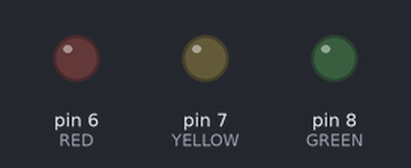
Simulated run of this sketch. Board: Arduino Uno, built with avr-gcc and run on an emulated ATmega328P. Shown: output pins drawn as LEDs (lit = HIGH). What the sketch prints to the serial monitor is not drawn.

Above: at 45.3 s.
Timing chart, 0 to 45.6 s (numbered marks = the images above):
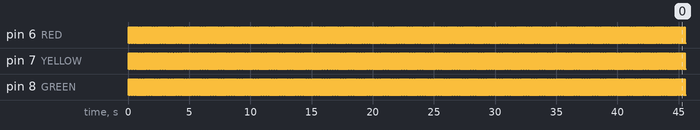

The sketch:

first_rtos.ino
```cpp
// (1) import freeRTOS
#include <Arduino_FreeRTOS.h>

#define RED 6
#define YELLOW 7
#define GREEN 8
// create task proflier
typedef int TaskProfiler;
TaskProfiler REDprofiler;
TaskProfiler YELLOWprofiler;
TaskProfiler GREENprofiler;

void setup() {
  Serial.begin(9600);
  // (2) Setup of our Tasks
  //xTaskCreate(taskFunctionName, taskFuction desc, stack size = 128, Task parameter if any, prio = 1, task handle);
  xTaskCreate(toggleRED, "Toggle RED LED", 128, NULL, 1, NULL);
  xTaskCreate(toggleYELLOW, "Toggle YELLOW LED", 128, NULL, 1, NULL);
  xTaskCreate(toggleGREEN, "Toggle GREEN LED", 128, NULL, 1, NULL);
}

// (3) Let's implement functions of our tasks
void toggleRED(void *pvParameters){
  // (4) Set pin mode
  pinMode(RED, OUTPUT);


  while (1) {
    REDprofiler++;
    Serial.print("[RED P] = ");
    Serial.print(REDprofiler);
    Serial.print("\n");
    digitalWrite(RED, digitalRead(RED) ^ 1);
    delay(50);
  }
}

 void toggleYELLOW(void *pvParameters){
  pinMode(YELLOW, OUTPUT);
  while(1){
    YELLOWprofiler++;
    Serial.print("[YELLOW P] = ");
    Serial.print(YELLOWprofiler);
    Serial.print("\n");
    digitalWrite(YELLOW, digitalRead(YELLOW) ^ 1);
    delay(50);
  }
}

void toggleGREEN(void *pvParameters){
  pinMode(GREEN, OUTPUT);

  while (1) {
    GREENprofiler++;
    Serial.print("[GREEN P] = ");
    Serial.print(GREENprofiler);
    Serial.print("\n");
    digitalWrite(GREEN, digitalRead(GREEN) ^ 1);
    delay(50);
  }
}

void loop() {
}
```

Measured:
- by itself, pin 6 (RED), pin 7 (YELLOW), pin 8 (GREEN): alternates HIGH for 0.05 s and LOW for 0.05 s
